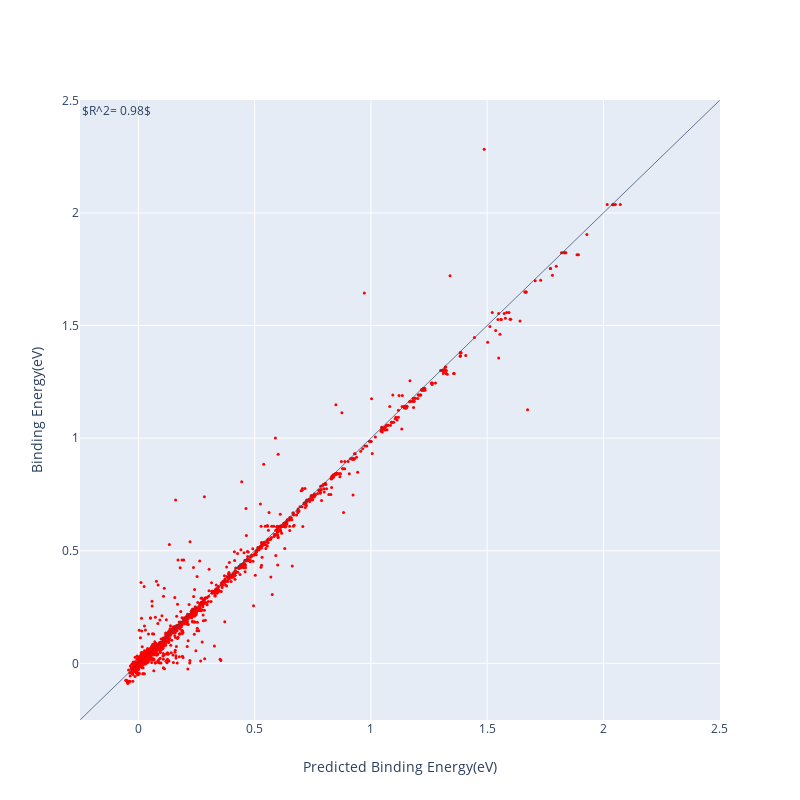

The notebook cell saved with this chart:
### Code cell
#draw correlation
main = go.Scatter(x = Y_cos_pred, 
          y = Y_cos, 
          marker={'color':'red', 'symbol':'circle','size':3}, 
          mode='markers'
         )

data = [main]

layout = go.Layout(autosize = False, 
           height = 800,
           width = 800, 
           xaxis={'title':"Predicted Binding Energy(eV)", 'zeroline':False},
           yaxis = {'title':'Binding Energy(eV)', 'zeroline':False},
           annotations = [
                   dict(
                   x = 0,
                   y = 1,
                   xref = 'paper',
                   yref = 'paper',
                   text = '$R^2= %4.2f$'%(R_squared),
                   showarrow = False,
                   font = dict(size = 12)
                   )
               ],
           shapes =[{'type':'line', 
                            'x0':-0.25,
                            'x1':2.5,
                            'y0':-0.25,
                            'y1':2.5,
                            'line':{'width':0.7}
                    }],
          )
plot = py.iplot(go.Figure(data = data, layout = layout))

### Figure 1 — Plotly figure (JSON) as saved in the notebook; plotly's stock layout.template omitted (floating-point values rounded to 4 significant figures; data arrays with more than 128 entries replaced by an {"elided": "..."} marker saying what was removed)
{"data": [{"marker": {"color": "red", "size": 3, "symbol": "circle"}, "mode": "markers", "type": "scatter", "x": {"elided": "4200 float values"}, "y": {"elided": "4200 float values"}}], "layout": {"annotations": [{"font": {"size": 12}, "showarrow": false, "text": "$R^2= 0.98$", "x": 0, "xref": "paper", "y": 1, "yref": "paper"}], "autosize": false, "height": 800, "shapes": [{"line": {"width": 0.7}, "type": "line", "x0": -0.25, "x1": 2.5, "y0": -0.25, "y1": 2.5}], "width": 800, "xaxis": {"autorange": true, "range": [-0.2515, 2.502], "title": {"text": "Predicted Binding Energy(eV)"}, "type": "linear", "zeroline": false}, "yaxis": {"autorange": true, "range": [-0.2516, 2.502], "title": {"text": "Binding Energy(eV)"}, "type": "linear", "zeroline": false}}}
